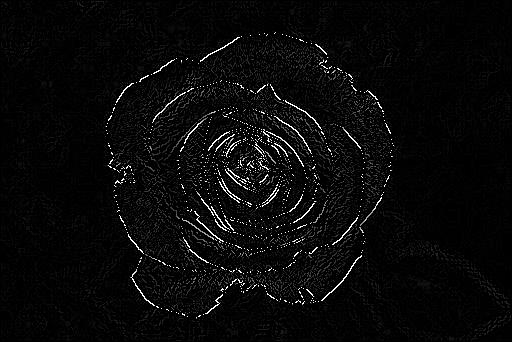

Source code (Python):
from PIL import Image
import numpy as np
from sympy import symbols, solve
import matplotlib as mpl

mpl.use('TkAgg')
import matplotlib.pyplot as plt


def do_filter(img):
    horizontal = np.array([(-1.0, 0.0, 1.0), (-2.0, 0.0, 2.0), (-1.0, 0.0, 1.0)])
    horizontalmade = np.zeros(shape=(img.shape[0], img.shape[1]))
    for i in range(1, img.shape[0] - 1):
        for j in range(1, img.shape[1] - 1):
            horizontalmade[i, j] = np.sum(np.multiply(img[i - 1: i + 2, j - 1: j + 2], horizontal))
    result = Image.fromarray(horizontalmade)
    if result.mode != 'L':
        result = result.convert('L')
    result.save("horizontal.jpg")
    vertical = np.array([(-1.0, -2.0, -1.0), (0.0, 0.0, 0.0), (1.0, 2.0, 1.0)])
    verticalmade = np.zeros(shape=(img.shape[0], img.shape[1]))
    for i in range(1, img.shape[0] - 1):
        for j in range(1, img.shape[1] - 1):
            verticalmade[i, j] = np.sum(np.multiply(img[i - 1: i + 2, j - 1: j + 2], vertical))
    result = Image.fromarray(verticalmade)
    if result.mode != 'L':
        result = result.convert('L')
    result.save("vertical.jpg")
    totalmade = np.sqrt(np.square(horizontalmade) + np.square(verticalmade))
    result = Image.fromarray(totalmade)
    if result.mode != 'L':
        result = result.convert('L')
    result.save("total.jpg")
    img = totalmade
    angles = np.rad2deg(np.arctan2(verticalmade, horizontalmade))
    new_img = np.zeros(shape=(img.shape[0], img.shape[1]))
    for i in range(1, img.shape[0] - 1):
        for j in range(1, img.shape[1] - 1):
            if (angles[i, j] < 0):
                angles[i, j] += 180
            if (22.5 <= angles[i, j] < 67.5):
                val = max(img[i - 1, j - 1], img[i + 1, j + 1])
            elif (67.5 <= angles[i, j] < 112.5):
                val = max(img[i, j - 1], img[i, j + 1])
            elif (112.5 <= angles[i, j] < 157.5):
                val = max(img[i + 1, j - 1], img[i - 1, j + 1])
            else:
                val = max(img[i - 1, j], img[i + 1, j])
            if img[i, j] >= val:
                new_img[i, j] = img[i, j]
    result = Image.fromarray(new_img)
    if result.mode != 'L':
        result = result.convert('L')
    result.save("nms.jpg")


data = np.array(Image.open("image.jpg").convert('L'))
do_filter(data)
